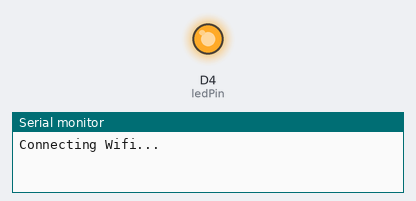
A sketch run on a simulated ESP8266 (NodeMCU). Shown: output pins drawn as LEDs (lit = HIGH), the last lines printed to the serial monitor. WiFi joins after 1.5 s; servers stay silent unless stated.

Above: at 0.1 s.
At 1.6 s:
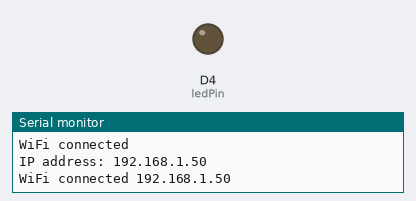
Timing chart, 0 to 3.1 s (numbered marks = the images above):
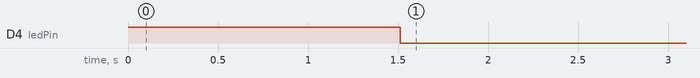

The sketch:

ws01_WiFiMulti_test.ino
```cpp
#include <ESP8266WiFi.h>
#include <ESP8266WiFiMulti.h>

ESP8266WiFiMulti wifiMulti;

const int ledPin = D4; // GPIO13

void setup() {
  pinMode(ledPin, OUTPUT);
  digitalWrite(ledPin, HIGH); //
    Serial.begin(115200);
    delay(10);

    wifiMulti.addAP("NK-sss", "1111222");
    wifiMulti.addAP("esp8266", "12345678");

	  Serial.println("Connecting Wifi...");
    while (wifiMulti.run() != WL_CONNECTED) {
      Serial.print(".");
      delay(500);
    }
    digitalWrite(ledPin, LOW); // kob
    Serial.println("WiFi connected");
    Serial.print("IP address: ");
    Serial.println(WiFi.localIP());

}

void loop() {
     while (wifiMulti.run() != WL_CONNECTED) {
      Serial.print(".");
      digitalWrite(ledPin, HIGH); //
      delay(500);
    }

     Serial.print("WiFi connected ");
     Serial.println(WiFi.localIP());
     digitalWrite(ledPin, LOW); //


    delay(1500);

}
```
